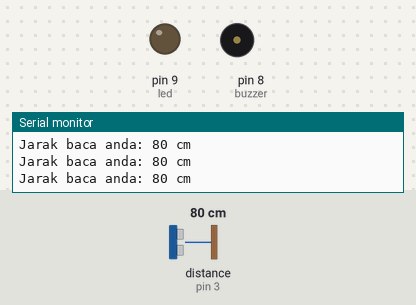
Simulated run of this sketch. Board: Arduino Uno, built with avr-gcc and run on an emulated ATmega328P. On the bench: output pins drawn as LEDs (lit = HIGH), buzzer (waves = sounding), the last lines printed to the serial monitor. Wiring (inferred from the names in the program): ultrasonic range finder: trigger pin 2; echo pin 3. The inputs (shaded band) are chosen by the test bench; at power-on: distance to the obstacle (sensor on pin 3) 80 cm. The echo pulse lasts 58.3 µs per cm; pins used as bus, display or sensor lines are not drawn.

Above: at 1.2 s.
1.3 s: distance to the obstacle (sensor on pin 3) set to 28 cm
4.3 s: distance to the obstacle (sensor on pin 3) set to 24 cm
At 5.4 s:
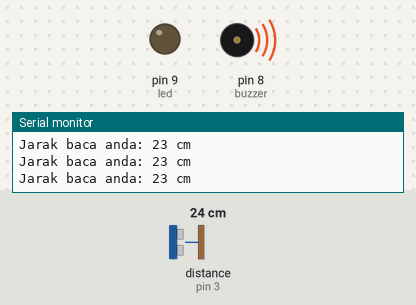
5.8 s: distance to the obstacle (sensor on pin 3) set to 35 cm
At 6.5 s:
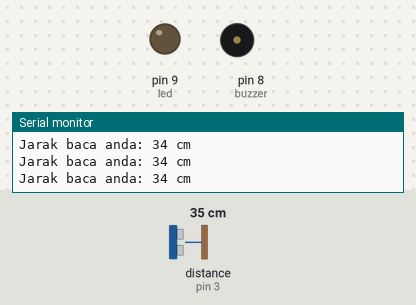
8.8 s: distance to the obstacle (sensor on pin 3) set to 18 cm
At 9.5 s:
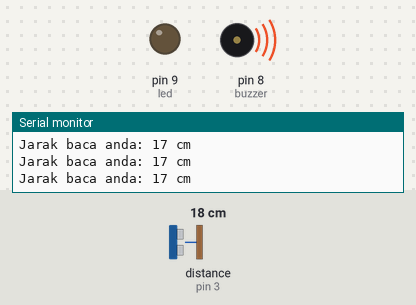
Timing chart, 0 to 11.8 s (numbered marks = the images above; inputs shaded):
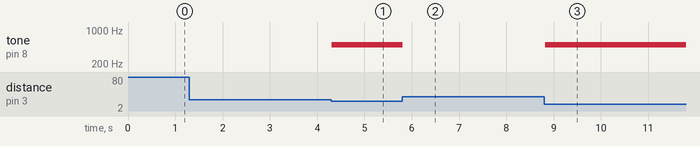

Measured:
- the behaviour switches between 27 and 26 cm on distance to the obstacle (sensor on pin 3) (found by bisection; images 0 and 1)
- after the input at 4.3 s, tone on pin 8 (buzzer): silent → 500 Hz at once
- after the input at 5.8 s, tone on pin 8 (buzzer): 500 Hz → silent at once
- after the input at 8.8 s, tone on pin 8 (buzzer): silent → 500 Hz at once

The sketch:

health_sensor.ino
```cpp
/**
 * Define sensor's (trigger and echo) pin
 * pin depends on your sketch
 */
#define trig 2
#define echo 3

/**
 * Define buzzer and led pin
 */
const int buzzer = 8;
const int led = 9;

void setup() {
  pinMode(trig, OUTPUT);
  pinMode(echo, INPUT);
  pinMode(led, OUTPUT);
  pinMode(buzzer, OUTPUT);

  // communicate with serial monitor
  Serial.begin(9600);
}

void loop() {
  // put your main code here, to run repeatedly:
  digitalWrite(trig, LOW);
  delayMicroseconds(5);
  digitalWrite(trig, HIGH);
  delayMicroseconds(10);
  digitalWrite(trig, LOW);
  delayMicroseconds(10);

  int durasi, jarak;
  durasi = pulseIn(echo, HIGH);
  jarak = (durasi / 2) / 29.1;

  if(jarak <= 25) {
    digitalWrite(led, LOW);
    digitalWrite(led, HIGH);
    digitalWrite(led, LOW);
    tone(buzzer, 500);
  } else {
    digitalWrite(led, LOW);
    noTone(buzzer);
  }

  Serial.print("Jarak baca anda: ");
  Serial.print(jarak);
  Serial.println(" cm");
}
```
